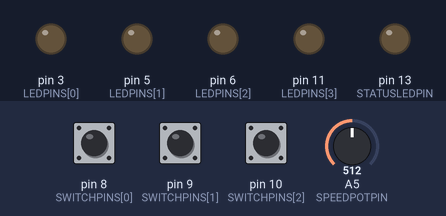
The sketch below on a simulated Arduino Uno, built with avr-gcc and run on an emulated ATmega328P. Parts: output pins drawn as LEDs (lit = HIGH). The test bench sets the inputs (shaded band); at power-on: pin 8 (SWITCHPINS[0]) HIGH, pin 9 (SWITCHPINS[1]) HIGH, pin 10 (SWITCHPINS[2]) LOW, A5 (SPEEDPOTPIN) = 512.

Above: at 1.2 s.
1.3 s: pin 8 (SWITCHPINS[0]) pulled LOW for 0.15 s
At 2.4 s:
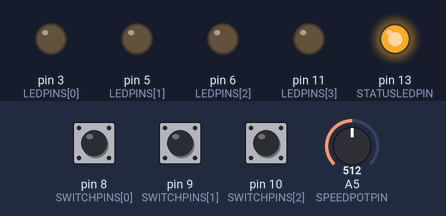
2.9 s: pin 8 (SWITCHPINS[0]) pulled LOW for 1 s
At 4.9 s:
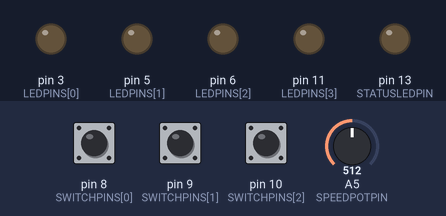
5.4 s: pin 8 (SWITCHPINS[0]) pulled LOW for 3.2 s
At 9.2 s:
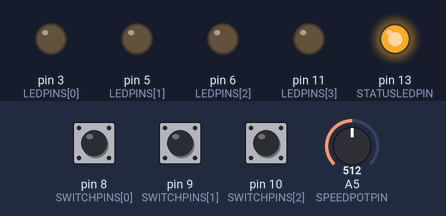
Timing chart, 0 to 10.7 s (numbered marks = the images above; inputs shaded):
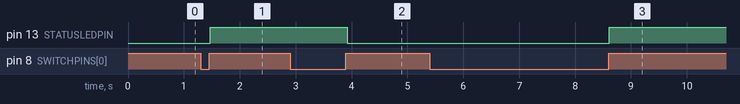

The sketch:

light_sequencerFourbuttons.ino
```cpp
const int NLEDS = 4;
const int LEDPINS[NLEDS] = {
  3,5,6,11}; // Need to be PWM pins!
const int NSWITCHES = 4;
const int SWITCHPINS[NSWITCHES] = {
  8,9,10,12}; // skip 11 because we need it as a PWM LED pin
const int STATUSLEDPIN = 13; // onboard LED
const int SPEEDPOTPIN = 5; // analog potentiometer pin

const int NuSTEPS = 4; // microsteps between pattern steps

const int MINuSTEPSIZE = 15; // when POTPIN is 255
const int MAXuSTEPSIZE = 30; // when POTPIN is 0
int uStepSize;

const int NPATTERNS = 2*(NSWITCHES-1); // SWITCHPINS[0] is "shift key", so we have 6 instead of 4 :)
const int PATTERNLOOKUP[NPATTERNS+1] = {
  // indices into PATTERNDATA below
  0,4,8,12,16,24,25}; // one extra index to tell the length of last pattern

const int PATTERNDATA[][NLEDS]={
  // 0: 0-3 chase
  {
    255,0,0,0  }
  ,{
    0,255,0,0  }
  ,{
    0,0,255,0  }
  ,{
    0,0,0,255  }
  ,
  // 1: 4-7 fade in
  {
    255,255,255,255  }
  ,{
    0,0,0,0  }
  ,{
    0,0,0,0  }
  ,{
    0,0,0,0  }
  ,
  // 2: 8-11 chase+fade
  {
    0,0,0,255  }
  ,{
    0,0,255,127  }
  ,{
    0,255,127,63  }
  ,{
    255,127,63,0  }
  ,
  // 3: 12-15 explode
  {
    0,255,255,0  }
  ,{
    127,63,63,127  }
  ,{
    63,0,0,63  }
  ,{
    0,0,0,0  }
  ,

  // 4: 16-23 slow fade
  {
    255,255,255,255  }
  ,{
    191,191,191,191  }
  ,{
    127,127,127,127  }
  ,{
    0,0,0,0  }
  ,
  {
    0,0,0,0  }
  ,{
    127,127,127,127  }
  ,{
    191,191,191,191  }
  ,{
    255,255,255,255  }
  ,
  // 5: 24 dark (for my wife's sake)
  {
    0,0,0,0  }
  ,
};

const int DEFAULTPAT = 5; // dark
int curPat;

const int SHIFTUP = 0;
const int SHIFTDOWN = 1;
const int SHIFTUSED = 2;
int shiftState;
int switchesFree; // true if no switch was pressed (except maybe the shift)

unsigned long timeBase; // used for syncing the patterns when switch is pressed
unsigned long seqBase; // absolute start of sequencer record or playback
unsigned long shiftDownTime; // time shift key went down. *Might* become seqBase

int recordMode; // true if we're recording
const int MAXSEQSIZE = 32;
int seqPats[MAXSEQSIZE];
int seqEnds[MAXSEQSIZE]; // millis from start of seq, cummulative
int seqSize; // length of the recorded sequence
int seqIndex; // where we are at the playback

void setup() {
  //Serial.begin(9600);
  for (int i=0 ; i<NLEDS ; i++) {
    pinMode(LEDPINS[i],OUTPUT);
  }
  pinMode(STATUSLEDPIN,OUTPUT);
  curPat = DEFAULTPAT;
  shiftState = SHIFTUP;
  switchesFree = seqSize = seqBase = shiftDownTime = 0; // will be set by checkSwitches if true
  setRecordMode(0);
}

void loop() {
  uStepSize=map(analogRead(SPEEDPOTPIN),0,1023,MAXuSTEPSIZE,MINuSTEPSIZE);
  setLeds();
  checkSwitches();
  checkSeqPlayback();
  delay(uStepSize);
}

void setLeds() {
  int patBase = PATTERNLOOKUP[curPat];
  int patLen = PATTERNLOOKUP[curPat+1]-patBase;
  int absuStep = (millis()-timeBase)/uStepSize;
  int uStep = absuStep%(patLen*NuSTEPS);
  int thisStep = uStep/NuSTEPS;
  int nextStep = (thisStep+1)%patLen;
  int patuStep = uStep%NuSTEPS;
  for (int l=0; l<NLEDS; l++) {
    int theVal = PATTERNDATA[patBase+thisStep][l];
    if (patuStep) {
      int nextVal=PATTERNDATA[patBase+nextStep][l];
      if (nextVal!=theVal) { // interpolate
        theVal = (theVal*(NuSTEPS-patuStep)+nextVal*patuStep)/NuSTEPS;
      }
    };
    analogWrite(LEDPINS[l],theVal);
  }
}

void checkSwitches() {
  int isShift = !digitalRead(SWITCHPINS[0]);
  int firstSwitch = 0;
  for (int s=1; s<NSWITCHES; s++) {
    if (!digitalRead(SWITCHPINS[s])) {
      firstSwitch = s;
      break;
    }
  }
  if (firstSwitch) {
    if (switchesFree) {
      int thePat = isShift? firstSwitch+NSWITCHES-2:firstSwitch-1;
      curPat = thePat;
      if (recordMode) {
        recordPat(thePat,millis());
      }
      else { // switching to manual
        seqSize = 0;
      }
      // sync pattern timing
      timeBase = millis();
      // A short bit of darkness would give the illusion of sync :)
      for (int l=0; l<NLEDS; l++) {
        analogWrite(LEDPINS[l],0);
      }
      switchesFree = 0;
      if (shiftState==SHIFTDOWN) {
        shiftState = SHIFTUSED;
      };
    }
  }
  else {
    switchesFree = 1;
  }
  if (isShift) {
    if (shiftState==SHIFTUP) {
      shiftState = SHIFTDOWN;
      shiftDownTime = millis(); // if we switch recordMode later, this will become seqBase
    }
  }
  else {
    if (shiftState==SHIFTDOWN) { // "shift" was used as recordMode toggle
      setRecordMode(!recordMode);
    }
    shiftState = SHIFTUP;
  }
}

void setRecordMode(int mode) {
  unsigned long now = millis();
  //Serial.print(now,DEC);
  //Serial.print(":setRecordMode ");
  //Serial.print(mode,DEC);
  //Serial.print(" shiftDownTime: ");
  //Serial.println(shiftDownTime,DEC);
  recordMode = mode;
  digitalWrite(STATUSLEDPIN,recordMode);
  if (recordMode) { // start recording
    seqBase = shiftDownTime; // recording started when "shift" went down
    seqSize = -1; // recordPat will bump it to 0
    recordPat(curPat,now);
  }
  else {
    recordPat(-1,shiftDownTime); // doesn't matter what we record, just the "when"
    seqBase = shiftDownTime; // Should be *after* recordPat.
    seqIndex = -1;
    for (int i=0; i<seqSize; i++) {
      //Serial.print(seqPats[i],DEC);
      //Serial.print(":");
      //Serial.print(seqEnds[i],DEC);
      //Serial.print(" ");
    }
    //Serial.print("\n");
  }
}

void recordPat(int pat, unsigned long endTime) {
  if (seqSize>=0) {
    seqEnds[seqSize] = endTime-seqBase;
  }
  if (seqSize<MAXSEQSIZE-1) {
    seqPats[++seqSize] = pat; // might be -1, but then we'll never play it
  }
}

void checkSeqPlayback() {
  if (recordMode || (seqSize<2)) {
    return;
  };
  unsigned long absMillis = millis();
  int seqMillis = (absMillis-seqBase)%seqEnds[seqSize-1];
  for (int i=0; i<seqSize; i++) {
    if (seqMillis<=seqEnds[i]) {
      if (i!=seqIndex) {
        seqIndex = i;
        curPat = seqPats[i];
        // sync pattern timing
        timeBase = millis();
        // A short bit of darkness would give the illusion of sync :)
        for (int l=0; l<NLEDS; l++) {
          analogWrite(LEDPINS[l],0);
        }
        //Serial.print(absMillis,DEC);
        //Serial.print("~");
        //Serial.print(seqMillis,DEC);
        //Serial.print("<=");
        //Serial.print(seqEnds[i],DEC);
        //Serial.print("(");
        //Serial.print(i,DEC);
        //Serial.print(")->");
        //Serial.println(curPat,DEC);
      }
      break;
    }
  }
}
```

Measured:
- after the input at 1.3 s, pin 13 (STATUSLEDPIN): LOW → HIGH after 0.17 s
- after the input at 2.9 s, pin 13 (STATUSLEDPIN): HIGH → LOW after 1.0 s
- after the input at 5.4 s, pin 13 (STATUSLEDPIN): LOW → HIGH after 3.2 s
